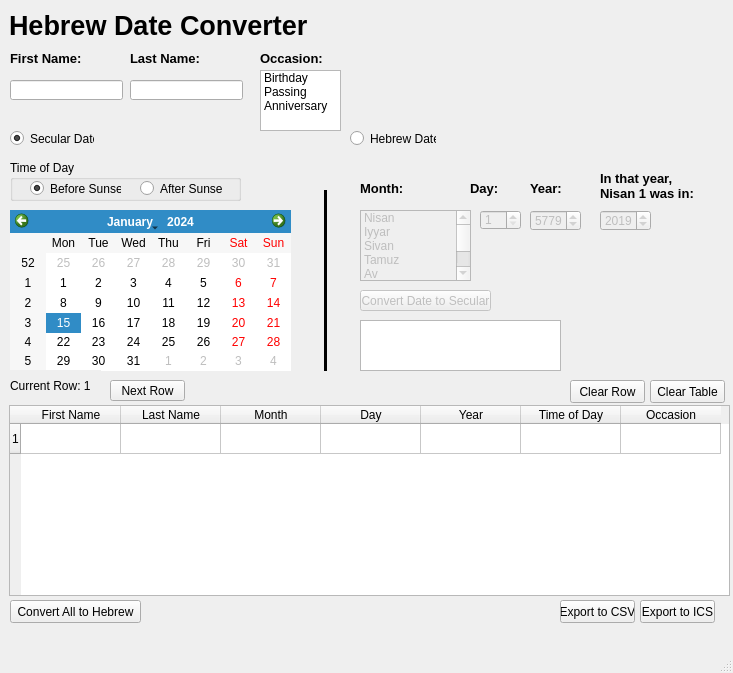
<?xml version="1.0" encoding="UTF-8"?>
<ui version="4.0">
 <class>MainWindow</class>
 <widget class="QMainWindow" name="MainWindow">
  <property name="geometry">
   <rect>
    <x>0</x>
    <y>0</y>
    <width>733</width>
    <height>673</height>
   </rect>
  </property>
  <property name="windowTitle">
   <string>Hebrew Date Converter</string>
  </property>
  <widget class="QWidget" name="centralwidget">
   <widget class="QListWidget" name="months_list">
    <property name="enabled">
     <bool>false</bool>
    </property>
    <property name="geometry">
     <rect>
      <x>360</x>
      <y>210</y>
      <width>111</width>
      <height>71</height>
     </rect>
    </property>
    <item>
     <property name="text">
      <string>Nisan</string>
     </property>
    </item>
    <item>
     <property name="text">
      <string>Iyyar</string>
     </property>
    </item>
    <item>
     <property name="text">
      <string>Sivan</string>
     </property>
    </item>
    <item>
     <property name="text">
      <string>Tamuz</string>
     </property>
    </item>
    <item>
     <property name="text">
      <string>Av</string>
     </property>
    </item>
    <item>
     <property name="text">
      <string>Elul</string>
     </property>
    </item>
    <item>
     <property name="text">
      <string>Tishrei</string>
     </property>
    </item>
    <item>
     <property name="text">
      <string>Cheshvan</string>
     </property>
    </item>
    <item>
     <property name="text">
      <string>Kislev</string>
     </property>
    </item>
    <item>
     <property name="text">
      <string>Tevet</string>
     </property>
    </item>
    <item>
     <property name="text">
      <string>Shvat</string>
     </property>
    </item>
    <item>
     <property name="text">
      <string>Adar1</string>
     </property>
    </item>
    <item>
     <property name="text">
      <string>Adar2</string>
     </property>
    </item>
    <item>
     <property name="text">
      <string/>
     </property>
    </item>
   </widget>
   <widget class="QListWidget" name="occasion_list">
    <property name="geometry">
     <rect>
      <x>260</x>
      <y>70</y>
      <width>81</width>
      <height>61</height>
     </rect>
    </property>
    <property name="sortingEnabled">
     <bool>false</bool>
    </property>
    <item>
     <property name="text">
      <string>Birthday</string>
     </property>
    </item>
    <item>
     <property name="text">
      <string>Passing</string>
     </property>
    </item>
    <item>
     <property name="text">
      <string>Anniversary</string>
     </property>
    </item>
   </widget>
   <widget class="QTableWidget" name="table_widget">
    <property name="geometry">
     <rect>
      <x>9</x>
      <y>405</y>
      <width>721</width>
      <height>191</height>
     </rect>
    </property>
    <property name="editTriggers">
     <set>QAbstractItemView::NoEditTriggers</set>
    </property>
    <row>
     <property name="text">
      <string>1</string>
     </property>
    </row>
    <column>
     <property name="text">
      <string>First Name</string>
     </property>
    </column>
    <column>
     <property name="text">
      <string>Last Name</string>
     </property>
    </column>
    <column>
     <property name="text">
      <string>Month</string>
     </property>
    </column>
    <column>
     <property name="text">
      <string>Day</string>
     </property>
    </column>
    <column>
     <property name="text">
      <string>Year</string>
     </property>
    </column>
    <column>
     <property name="text">
      <string>Time of Day</string>
     </property>
    </column>
    <column>
     <property name="text">
      <string>Occasion</string>
     </property>
    </column>
   </widget>
   <widget class="QPushButton" name="clear_table">
    <property name="geometry">
     <rect>
      <x>650</x>
      <y>380</y>
      <width>75</width>
      <height>23</height>
     </rect>
    </property>
    <property name="text">
     <string>Clear Table</string>
    </property>
   </widget>
   <widget class="QSpinBox" name="day_spin_box">
    <property name="enabled">
     <bool>false</bool>
    </property>
    <property name="geometry">
     <rect>
      <x>480</x>
      <y>210</y>
      <width>41</width>
      <height>20</height>
     </rect>
    </property>
    <property name="minimum">
     <number>1</number>
    </property>
    <property name="maximum">
     <number>30</number>
    </property>
    <property name="value">
     <number>1</number>
    </property>
   </widget>
   <widget class="QPushButton" name="next_row">
    <property name="geometry">
     <rect>
      <x>110</x>
      <y>380</y>
      <width>75</width>
      <height>21</height>
     </rect>
    </property>
    <property name="text">
     <string>Next Row</string>
    </property>
   </widget>
   <widget class="QLabel" name="header_label">
    <property name="geometry">
     <rect>
      <x>9</x>
      <y>9</y>
      <width>317</width>
      <height>33</height>
     </rect>
    </property>
    <property name="font">
     <font>
      <pointsize>20</pointsize>
      <weight>75</weight>
      <bold>true</bold>
     </font>
    </property>
    <property name="text">
     <string>Hebrew Date Converter</string>
    </property>
   </widget>
   <widget class="QLabel" name="label_2">
    <property name="geometry">
     <rect>
      <x>470</x>
      <y>180</y>
      <width>30</width>
      <height>16</height>
     </rect>
    </property>
    <property name="font">
     <font>
      <pointsize>10</pointsize>
      <weight>75</weight>
      <bold>true</bold>
     </font>
    </property>
    <property name="text">
     <string>Day:</string>
    </property>
   </widget>
   <widget class="QLabel" name="label_3">
    <property name="geometry">
     <rect>
      <x>10</x>
      <y>50</y>
      <width>72</width>
      <height>16</height>
     </rect>
    </property>
    <property name="font">
     <font>
      <pointsize>10</pointsize>
      <weight>75</weight>
      <bold>true</bold>
     </font>
    </property>
    <property name="text">
     <string>First Name:</string>
    </property>
   </widget>
   <widget class="QLabel" name="label_4">
    <property name="geometry">
     <rect>
      <x>130</x>
      <y>50</y>
      <width>72</width>
      <height>16</height>
     </rect>
    </property>
    <property name="font">
     <font>
      <pointsize>10</pointsize>
      <weight>75</weight>
      <bold>true</bold>
     </font>
    </property>
    <property name="text">
     <string>Last Name:</string>
    </property>
   </widget>
   <widget class="QLabel" name="label_5">
    <property name="geometry">
     <rect>
      <x>360</x>
      <y>180</y>
      <width>46</width>
      <height>16</height>
     </rect>
    </property>
    <property name="font">
     <font>
      <pointsize>10</pointsize>
      <weight>75</weight>
      <bold>true</bold>
     </font>
    </property>
    <property name="text">
     <string>Month:</string>
    </property>
   </widget>
   <widget class="QLabel" name="label_6">
    <property name="geometry">
     <rect>
      <x>260</x>
      <y>50</y>
      <width>62</width>
      <height>16</height>
     </rect>
    </property>
    <property name="font">
     <font>
      <pointsize>10</pointsize>
      <weight>75</weight>
      <bold>true</bold>
     </font>
    </property>
    <property name="text">
     <string>Occasion:</string>
    </property>
   </widget>
   <widget class="QCalendarWidget" name="secular_calendar">
    <property name="enabled">
     <bool>true</bool>
    </property>
    <property name="geometry">
     <rect>
      <x>10</x>
      <y>210</y>
      <width>281</width>
      <height>161</height>
     </rect>
    </property>
   </widget>
   <widget class="Line" name="line">
    <property name="geometry">
     <rect>
      <x>310</x>
      <y>190</y>
      <width>31</width>
      <height>181</height>
     </rect>
    </property>
    <property name="frameShadow">
     <enum>QFrame::Plain</enum>
    </property>
    <property name="lineWidth">
     <number>3</number>
    </property>
    <property name="orientation">
     <enum>Qt::Vertical</enum>
    </property>
   </widget>
   <widget class="QRadioButton" name="hebrew_date_btn">
    <property name="enabled">
     <bool>true</bool>
    </property>
    <property name="geometry">
     <rect>
      <x>350</x>
      <y>130</y>
      <width>86</width>
      <height>17</height>
     </rect>
    </property>
    <property name="text">
     <string>Hebrew Date</string>
    </property>
    <property name="checked">
     <bool>false</bool>
    </property>
   </widget>
   <widget class="QRadioButton" name="secular_date_btn">
    <property name="geometry">
     <rect>
      <x>10</x>
      <y>130</y>
      <width>84</width>
      <height>17</height>
     </rect>
    </property>
    <property name="text">
     <string>Secular Date</string>
    </property>
    <property name="checked">
     <bool>true</bool>
    </property>
   </widget>
   <widget class="QPushButton" name="clear_row_btn">
    <property name="geometry">
     <rect>
      <x>570</x>
      <y>380</y>
      <width>75</width>
      <height>23</height>
     </rect>
    </property>
    <property name="text">
     <string>Clear Row</string>
    </property>
   </widget>
   <widget class="QLabel" name="current_row_label">
    <property name="geometry">
     <rect>
      <x>10</x>
      <y>370</y>
      <width>91</width>
      <height>31</height>
     </rect>
    </property>
    <property name="autoFillBackground">
     <bool>true</bool>
    </property>
    <property name="text">
     <string>Current Row: 1</string>
    </property>
   </widget>
   <widget class="QLineEdit" name="first_name">
    <property name="geometry">
     <rect>
      <x>10</x>
      <y>80</y>
      <width>113</width>
      <height>20</height>
     </rect>
    </property>
    <property name="text">
     <string/>
    </property>
    <property name="maxLength">
     <number>50</number>
    </property>
    <property name="frame">
     <bool>true</bool>
    </property>
    <property name="clearButtonEnabled">
     <bool>false</bool>
    </property>
   </widget>
   <widget class="QLineEdit" name="last_name">
    <property name="geometry">
     <rect>
      <x>130</x>
      <y>80</y>
      <width>113</width>
      <height>20</height>
     </rect>
    </property>
    <property name="text">
     <string/>
    </property>
    <property name="maxLength">
     <number>50</number>
    </property>
    <property name="clearButtonEnabled">
     <bool>false</bool>
    </property>
   </widget>
   <widget class="QPushButton" name="convert_all_hebrew_btn">
    <property name="enabled">
     <bool>true</bool>
    </property>
    <property name="geometry">
     <rect>
      <x>10</x>
      <y>600</y>
      <width>131</width>
      <height>23</height>
     </rect>
    </property>
    <property name="text">
     <string>Convert All to Hebrew</string>
    </property>
   </widget>
   <widget class="QPushButton" name="export_csv_btn">
    <property name="enabled">
     <bool>true</bool>
    </property>
    <property name="geometry">
     <rect>
      <x>560</x>
      <y>600</y>
      <width>75</width>
      <height>23</height>
     </rect>
    </property>
    <property name="text">
     <string>Export to CSV</string>
    </property>
   </widget>
   <widget class="QPushButton" name="export_ics_btn">
    <property name="enabled">
     <bool>true</bool>
    </property>
    <property name="geometry">
     <rect>
      <x>640</x>
      <y>600</y>
      <width>75</width>
      <height>23</height>
     </rect>
    </property>
    <property name="text">
     <string>Export to ICS</string>
    </property>
   </widget>
   <widget class="QPushButton" name="convert_date_secular_btn">
    <property name="enabled">
     <bool>false</bool>
    </property>
    <property name="geometry">
     <rect>
      <x>360</x>
      <y>290</y>
      <width>131</width>
      <height>21</height>
     </rect>
    </property>
    <property name="text">
     <string>Convert Date to Secular</string>
    </property>
   </widget>
   <widget class="QPlainTextEdit" name="converted_date_text">
    <property name="geometry">
     <rect>
      <x>360</x>
      <y>320</y>
      <width>201</width>
      <height>51</height>
     </rect>
    </property>
   </widget>
   <widget class="QSpinBox" name="heb_year_spin_box">
    <property name="enabled">
     <bool>false</bool>
    </property>
    <property name="geometry">
     <rect>
      <x>530</x>
      <y>210</y>
      <width>51</width>
      <height>21</height>
     </rect>
    </property>
    <property name="minimum">
     <number>5500</number>
    </property>
    <property name="maximum">
     <number>6000</number>
    </property>
    <property name="value">
     <number>5779</number>
    </property>
   </widget>
   <widget class="QLabel" name="label_7">
    <property name="geometry">
     <rect>
      <x>530</x>
      <y>180</y>
      <width>41</width>
      <height>16</height>
     </rect>
    </property>
    <property name="font">
     <font>
      <pointsize>10</pointsize>
      <weight>75</weight>
      <bold>true</bold>
     </font>
    </property>
    <property name="text">
     <string>Year:</string>
    </property>
   </widget>
   <widget class="QGroupBox" name="time_of_day_group_box">
    <property name="geometry">
     <rect>
      <x>10</x>
      <y>160</y>
      <width>231</width>
      <height>41</height>
     </rect>
    </property>
    <property name="title">
     <string>Time of Day</string>
    </property>
    <widget class="QRadioButton" name="before_sunset_radio">
     <property name="geometry">
      <rect>
       <x>20</x>
       <y>20</y>
       <width>91</width>
       <height>17</height>
      </rect>
     </property>
     <property name="text">
      <string>Before Sunset</string>
     </property>
     <property name="checked">
      <bool>true</bool>
     </property>
    </widget>
    <widget class="QRadioButton" name="after_sunset_radio">
     <property name="geometry">
      <rect>
       <x>130</x>
       <y>20</y>
       <width>82</width>
       <height>17</height>
      </rect>
     </property>
     <property name="text">
      <string>After Sunset</string>
     </property>
    </widget>
   </widget>
   <widget class="QSpinBox" name="sec_year_spin_box">
    <property name="enabled">
     <bool>false</bool>
    </property>
    <property name="geometry">
     <rect>
      <x>600</x>
      <y>210</y>
      <width>51</width>
      <height>21</height>
     </rect>
    </property>
    <property name="maximum">
     <number>2500</number>
    </property>
    <property name="value">
     <number>2019</number>
    </property>
   </widget>
   <widget class="QLabel" name="label_8">
    <property name="geometry">
     <rect>
      <x>600</x>
      <y>165</y>
      <width>121</width>
      <height>41</height>
     </rect>
    </property>
    <property name="font">
     <font>
      <pointsize>10</pointsize>
      <weight>75</weight>
      <bold>true</bold>
     </font>
    </property>
    <property name="text">
     <string>In that year,
Nisan 1 was in:</string>
    </property>
   </widget>
  </widget>
  <widget class="QMenuBar" name="menubar">
   <property name="geometry">
    <rect>
     <x>0</x>
     <y>0</y>
     <width>733</width>
     <height>21</height>
    </rect>
   </property>
  </widget>
  <widget class="QStatusBar" name="statusbar"/>
 </widget>
 <resources/>
 <connections/>
</ui>
